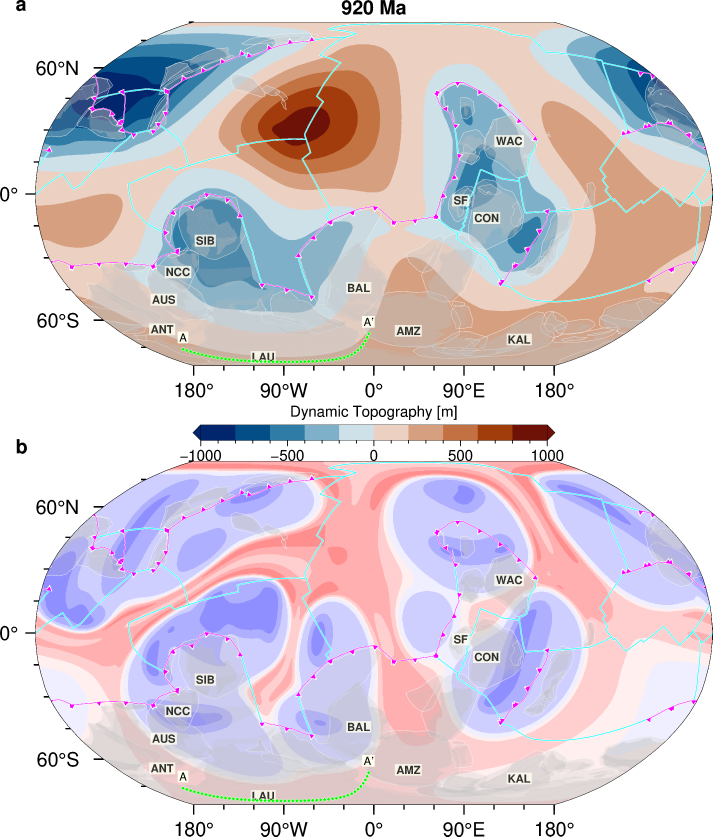
#> input picture SupplementaryVideo1_files/DT_tempanomaly_Robinson_920.png, 2138 x 2510 px (shown at 1/3 size); its folder holds 4 pictures in this run
$ jupyter execute --allow-errors Joint_DT_Mantle_Temperature_Evolution_Figure2.ipynb   (text cells are left out)
#> lines starting #> are read from the running program, lines starting #| are printed output that depends on the picture; pictures that were not available may be replaced by others from this repository, and a replacement may not be noted
[cell 1]
import pygmt
import matplotlib.pyplot as plt
import os
import pygplates
import glob
import rioxarray as rxr
import xarray as xr
import pandas as pd
import numpy as np

[cell 2]
# Function to transform longitude from 0-360 to -180 to 180
def transform_longitude(lon_360):
    return np.where(lon_360 > 180, lon_360 - 360, lon_360)


# Function to check and rename the longitude variable in the dataset
# [25 lines left out: function check_and_process_longitude, not called in this run]

[cell 3]
import re

# [22 lines left out: function sort_files_by_age, not called in this run]

[cell 4]
import geopandas as gpd
from pyproj import CRS
from shapely.geometry import Point, LineString, Polygon, MultiLineString, MultiPoint, MultiPolygon
from shapely.ops import unary_union
import math
# [42 lines left out: function adjust_longitude, not called in this run]

[cell 5]
import cartopy.crs as ccrs
# [104 lines left out: function polyline_rotation, not called in this run]

[cell 6]
#process points to get
import geopandas as gpd
# [47 lines left out: function reconstructed_polyline_to_points, not called in this run]

[cell 7]
def create_xsection_points_polyline(center=None, endpoint=None):
    """
    Takes in the two endpoints and then creates a line(series of points) along the great circle.
    ceter: [lon, lat] - starting point
    endpoint : [lon, lat] - end point
    returns : dataframe with r, s and polyline
    """

    points = pygmt.project(center=center, endpoint=endpoint, generate="0.15")
    points['nd_radius'] = 1.00
    pointsb= points[['s','nd_radius']]

    points['r'] = points['r'].apply(lambda  x : (x+360)%360)
    points_pyg = [
    pygplates.PointOnSphere((lat, lon))
        for lon, lat in zip(points.r, points.s)
    ]
    polyline = pygplates.PolylineOnSphere(points_pyg)

    #create reconstructalbe polyline
    feat = pygplates.Feature.create_reconstructable_feature(
    pygplates.FeatureType.gpml_geological_lineation,
    polyline,
    name='NA',
    valid_time=(1000, pygplates.GeoTimeInstant.create_distant_future()),
    reconstruction_plate_id=101)

    return points, feat

[cell 8]
import gplately
from shapely.validation import make_valid

# [94 lines left out: functions label_position_reconstruct, topology_merge_label, extract_outer, filter_largepolygons, not called in this run]

# [6 lines of commented-out code are left out]

[cell 9]
# [95 lines left out: functions load_merge_velocity, transect_grid, not called in this run]

[cell 10]
import io

# Clear warnings
pygmt.config(GMT_VERBOSE="q")
#> (this line was passed over: pygmt is not available in this run)

models =[ 'gld504']

#> (the rest of this cell did not finish here and is left out)

[cell 11]
# Plot DT, Temperature Anomaly plots separately and X-sectional plot separately Robinson Projection

import pandas as pd
models =['gld504']
pygmt.config(FONT_TITLE="7p,Courier,black", FONT_ANNOT_PRIMARY="7p", GMT_VERBOSE='q' )
#> (this line was passed over: pygmt is not available in this run)
#> further down, top_img is the input picture: PIL image 2138x2510 RGB; mean R, G, B 215.7, 206.3, 214.2
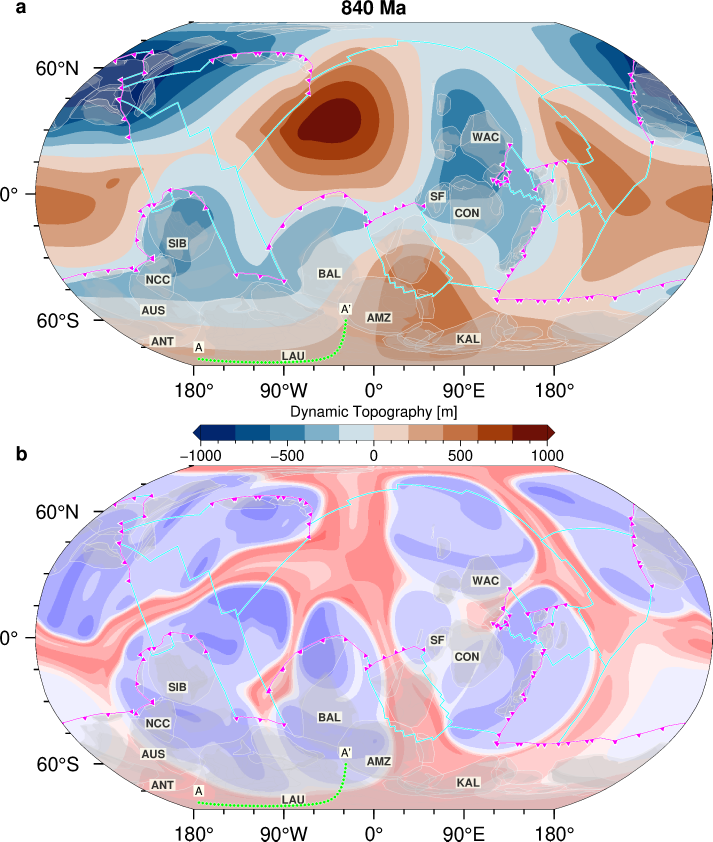
#> input picture SupplementaryVideo1_files/DT_tempanomaly_Robinson_840.png, 2138 x 2524 px, given in place of crosssection_920.png, which was not available (shown at 1/3 size)
#> further down, bottom_img is the input picture: PIL image 2138x2524 RGB; mean R, G, B 212.4, 203, 212.7
#> `combined = Image.new("RGBA", (top_w+int(gap/3), combined_height), colo..`: combined: PIL image 2148x5064 RGBA; every value is 255
#> `combined.paste(top_img, (0, 0))`:
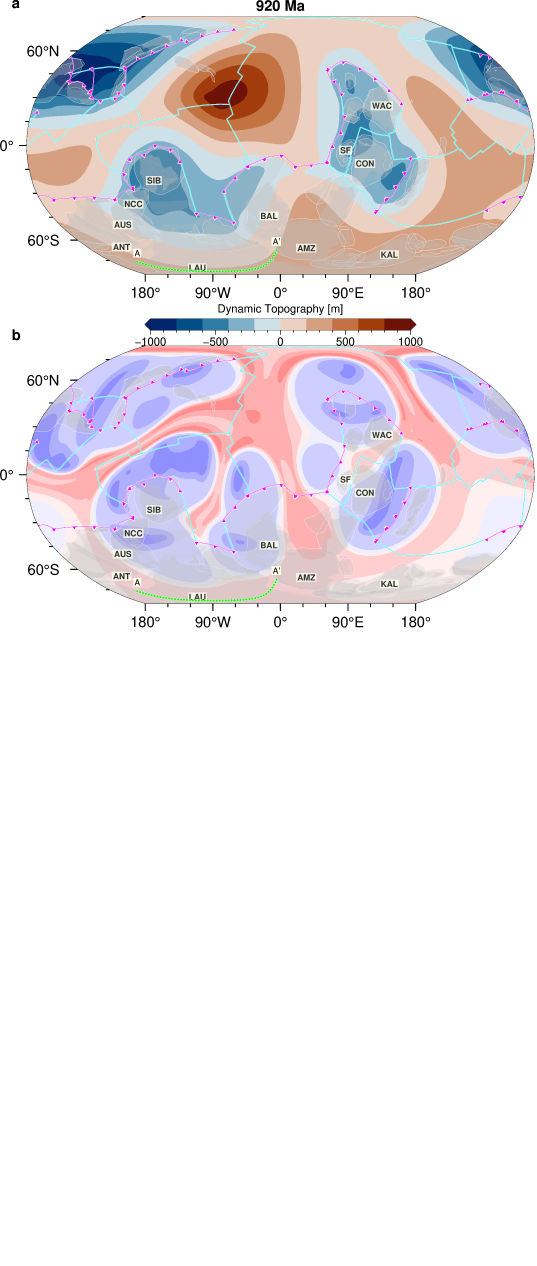
#> combined: PIL image 2148x5064 RGBA (shown at 1/4 size); mean R, G, B, A 235.6, 231, 234.9, 255
#> `combined.paste(bottom_img, (0, top_h + gap))`:
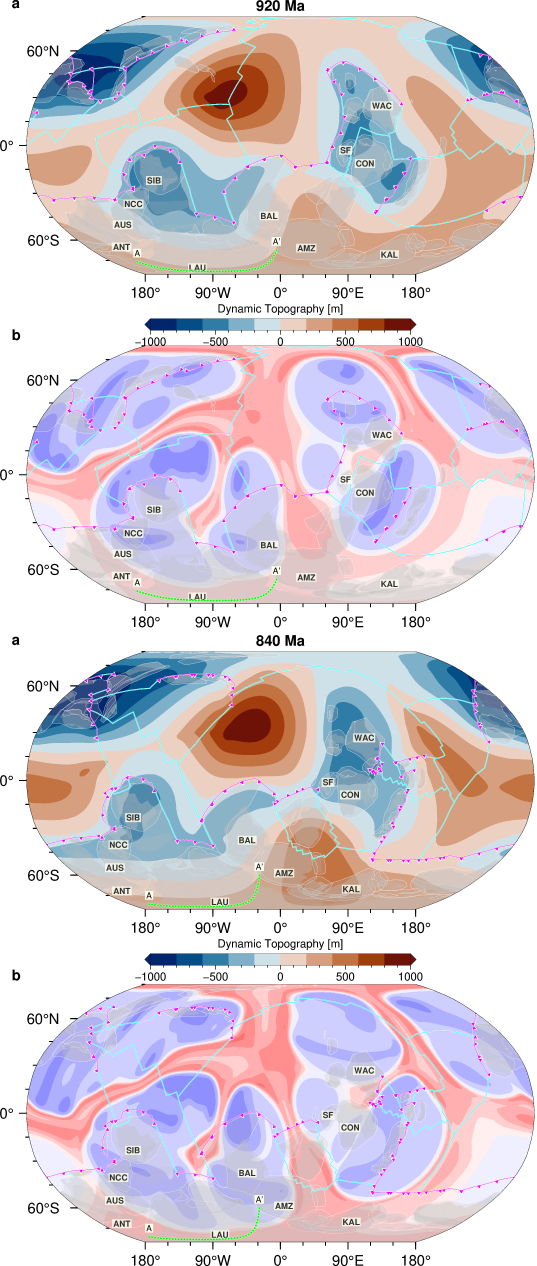
#> combined: PIL image 2148x5064 RGBA (shown at 1/4 size); mean R, G, B, A 214.5, 205.2, 213.9, 255
#> pass 2 of the loop `for group in grouped_frames:`:
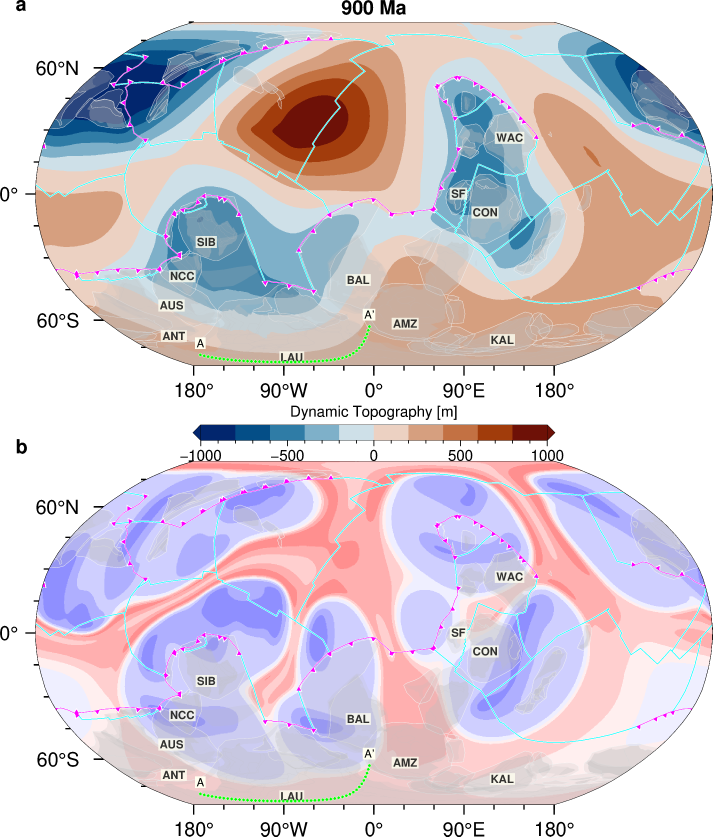
#> input picture SupplementaryVideo1_files/DT_tempanomaly_Robinson_900.png, 2138 x 2510 px (shown at 1/3 size)
#> top_img is the input picture: PIL image 2138x2510 RGB; mean R, G, B 213.2, 203.9, 212.5
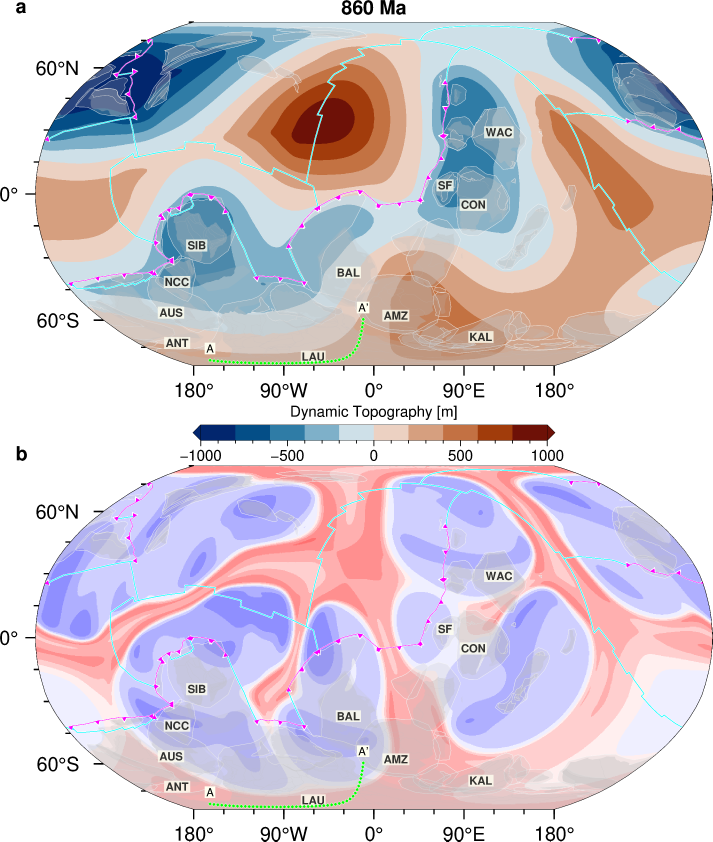
#> input picture SupplementaryVideo1_files/DT_tempanomaly_Robinson_860.png, 2138 x 2524 px, given in place of crosssection_900.png, which was not available (shown at 1/3 size)
#> bottom_img is the input picture: PIL image 2138x2524 RGB; mean R, G, B 212.2, 203.1, 212.2
#> `combined.paste(bottom_img, (0, top_h + gap))`:
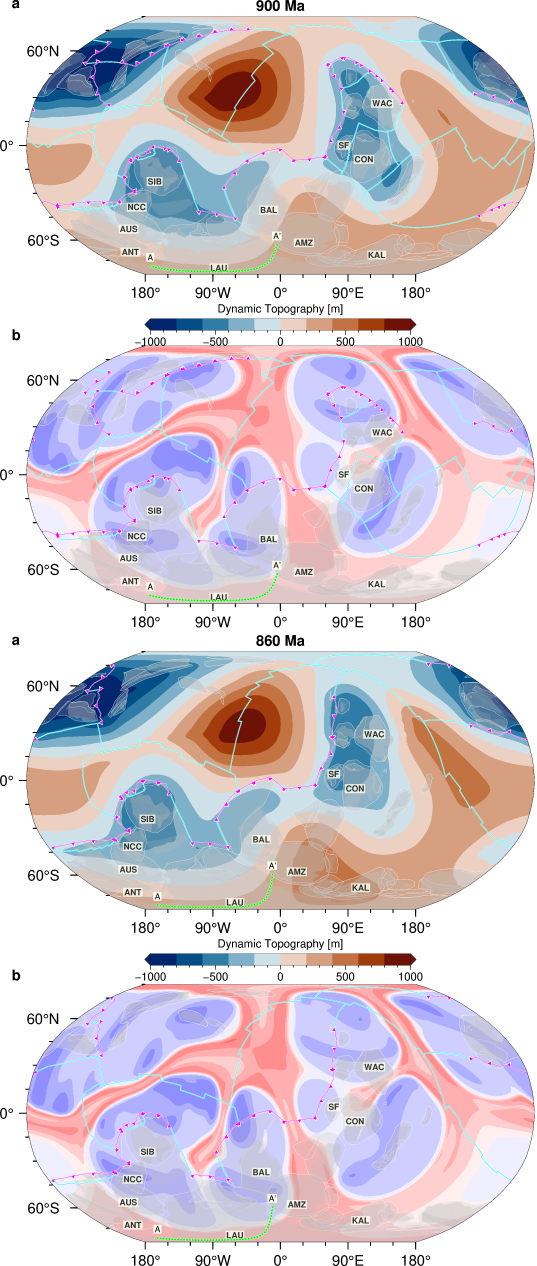
#> combined: PIL image 2148x5064 RGBA (shown at 1/4 size); mean R, G, B, A 213.2, 204, 212.8, 255

#> (the rest of this cell did not finish here and is left out)

[cell 12]
from PIL import Image
import imageio

# === CONFIGURATION ===
input_folder = "./SupplementaryVideo1_files"         # Folder with your PNGs
output_animation = "Supplementary_Video1-LAU.mp4"  # Or .gif if you prefer
pngs_per_frame = 2                  # 2 rows × 2 columns
frame_rate = 1                      # frames per second (change as needed)

# === GROUP PNGs BY FRAME ===
# Assumes PNGs are ordered like time0_img1.png, time0_img2.png, ..., time1_img1.png, ...
global_plots = [f"{input_folder}/DT_tempanomaly_Robinson_{age}.png" for age in range(920, 0, -20) if age not in [740, 380] ]
xs_plots = [f"{input_folder}/crosssection_{age}.png" for age in range(920, 0, -20) if age not in [740, 380] ]

# Group every 4 images
grouped_frames = [[img1, img2] for img1, img2 in zip(global_plots, xs_plots)]


gap = 30  # Vertical gap in pixels (white filled)

frames = []
#> (the rest of this cell did not finish here and is left out)
